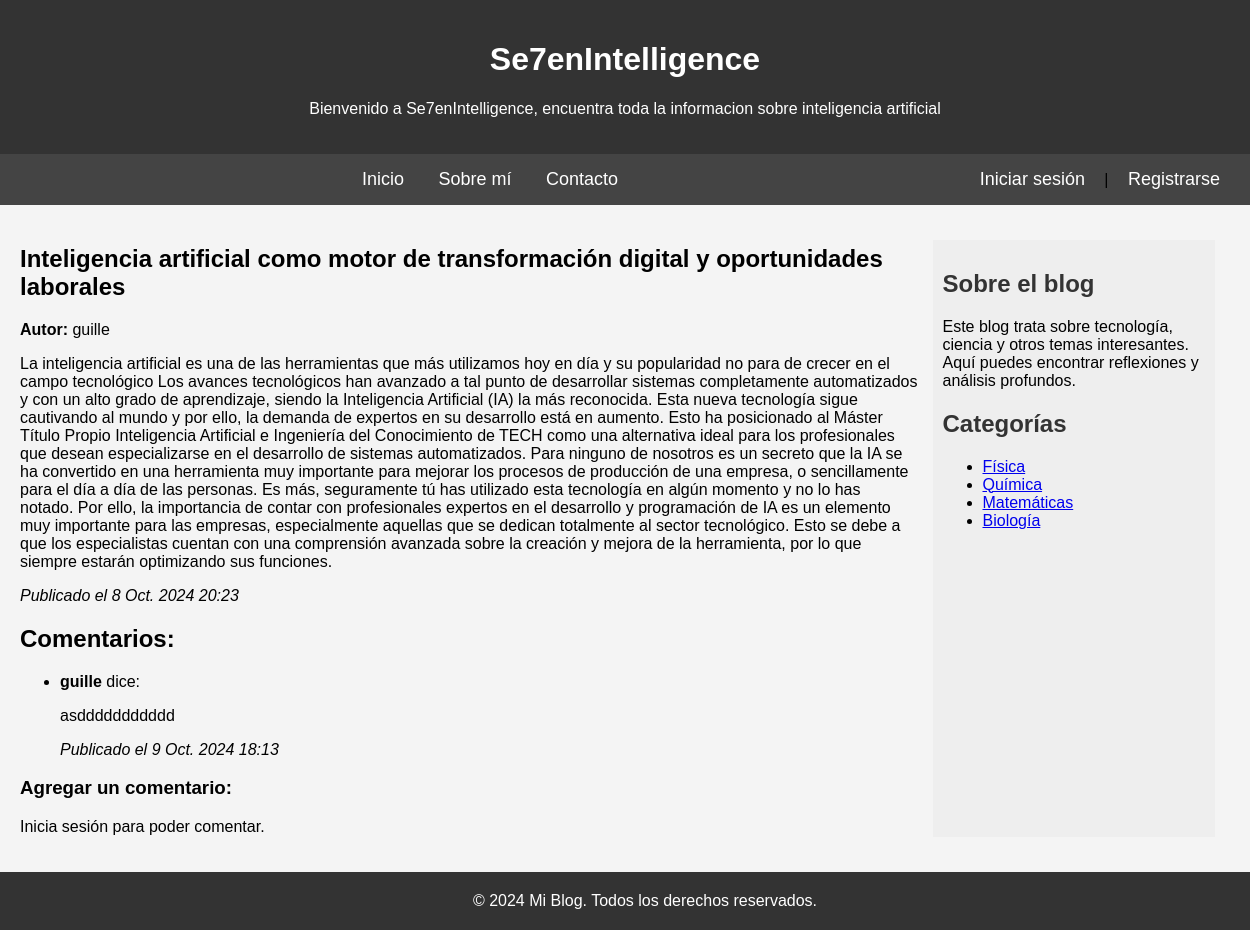
Screenshot of /post/3/ with the database file from the repository.
### myblog/models.py (models this page shows, shortened)
class Post(models.Model):
    autor = models.ForeignKey(settings.AUTH_USER_MODEL, on_delete=models.CASCADE)
    titulo = models.CharField(max_length=200)
    resumen = models.TextField(max_length=50000)
    fecha_creacion = models.DateTimeField(default=timezone.now)
    fecha_publicacion = models.DateTimeField(blank=True, null=True)
    contenido = models.TextField(max_length=50000)
    imagen = models.ImageField(null=True, blank= True,upload_to= "img/posts", help_text= "Imagen del post")
    categorias = models.ManyToManyField('Categoria', related_name="posts")

class Comentario(models.Model):
    autor_comentario = models.ForeignKey(settings.AUTH_USER_MODEL, on_delete=models.CASCADE)
    post = models.ForeignKey("Post",related_name='comentarios', on_delete=models.CASCADE)
    cuerpo_comentario = models.CharField(max_length=1000)
    fecha_creacion = models.DateTimeField(default=timezone.now)
    aprobado = models.BooleanField(default=True)

### myblog/views.py (the view)
# urls.py: path('post/<int:post_id>/', post_detalle, name='post_detalle'),
def post_detalle(request, post_id):
    global es_colaborador, es_administrador
    post = get_object_or_404(Post, id=post_id)
    comentarios = post.comentarios.all()
    es_colaborador = request.user.groups.filter(name='Colaborador').exists()
    es_administrador = request.user.is_staff
    usuario_logeado = request.user.is_authenticated
    comentario_id = request.GET.get('edit_comentario', None)
    comentario_a_editar = None
    if comentario_id:
        comentario_a_editar = get_object_or_404(Comentario, id=comentario_id)
    if request.method == 'POST':
        if 'editar_comentario' in request.POST:
            form = ComentarioForm(request.POST, instance=comentario_a_editar)
            if form.is_valid():
                form.save()
                return redirect('post_detalle', post_id=post.id)
        else:
            form = ComentarioForm(request.POST)
            if form.is_valid():
                nuevo_comentario = form.save(commit=False)
                nuevo_comentario.post = post
                nuevo_comentario.autor_comentario = request.user
                nuevo_comentario.save()
                return redirect('post_detalle', post_id=post.id)
    else:
        form = ComentarioForm()
    context = {
        'post': post,
        'comentarios': comentarios,
        'form': form,
        'comentario_a_editar': comentario_a_editar,
        'usuario_logeado': usuario_logeado,
        'colaborador': es_colaborador,
        'administrador': es_administrador,
    }
    return render(request, 'post_detalle.html', context)

### templates/post_detalle.html (shortened to what this page needs)
{% extends 'base.html' %}
{% load static %}
{% block content %}
<h1>{{ post.titulo }}</h1>
<p><strong>Autor:</strong> {{ post.autor.username }}</p>
<p>{{ post.contenido }}</p>
<p><em>Publicado el {{ post.fecha_publicacion }}</em></p>
<div>
    <h2>Comentarios:</h2>
    <ul>
        {% for comentario in comentarios %}
            <li>
                <strong>{{ comentario.autor_comentario.username }}</strong> dice:
                <p>{{ comentario.cuerpo_comentario }}</p>
                <em>Publicado el {{ comentario.fecha_creacion }}</em>
            </li>
        {% empty %}
            <li>No hay comentarios aún.</li>
        {% endfor %}
    </ul>
    <h3>Agregar un comentario:</h3>
        {% if usuario_logeado  %}
            <h3>Deja un comentario</h3>
            <form method="post" action="{% url 'agregar_comentario' post.id %}">
                {% csrf_token %}
                <textarea name="contenido" required></textarea>
                <button type="submit">Comentar</button>
            </form>
        {% else %}
            <p>Inicia sesión para poder comentar.</p>
        {% endif %}
</div>
{% endblock %}

### templates/base.html (style rules this page uses)
body { font-family: Arial, sans-serif; margin: 0; padding: 0; background-color: #f4f4f4; }

### rows the page displays
Post: titulo "Inteligencia artificial como motor de transformación digital y oportunidades laborales", autor.username "guille", contenido "La inteligencia artificial es una de las herramientas que más utilizamos hoy en día y su popularidad no para de crecer en el campo tecnológico Los avances tecnológicos han avanzado a tal punto de desarrollar sistemas completamente automatizados y con un alto grado de aprendizaje, siendo la Inteligencia Artificial (IA) la más reconocida. Esta nueva tecnología sigue cautivando al mundo y por ello, la demanda de expertos en su desarrollo está en aumento. Esto ha posicionado al Máster Título Propio Inteligencia Artificial e Ingeniería del Conocimiento de TECH como una alternativa ideal para los profesionales que desean especializarse en el desarrollo de sistemas automatizados. Para ninguno de…", fecha_publicacion "8 Oct. 2024 20:23"
Comentario: autor_comentario.username "guille", cuerpo_comentario "asddddddddddd", fecha_creacion "9 Oct. 2024 18:13"
